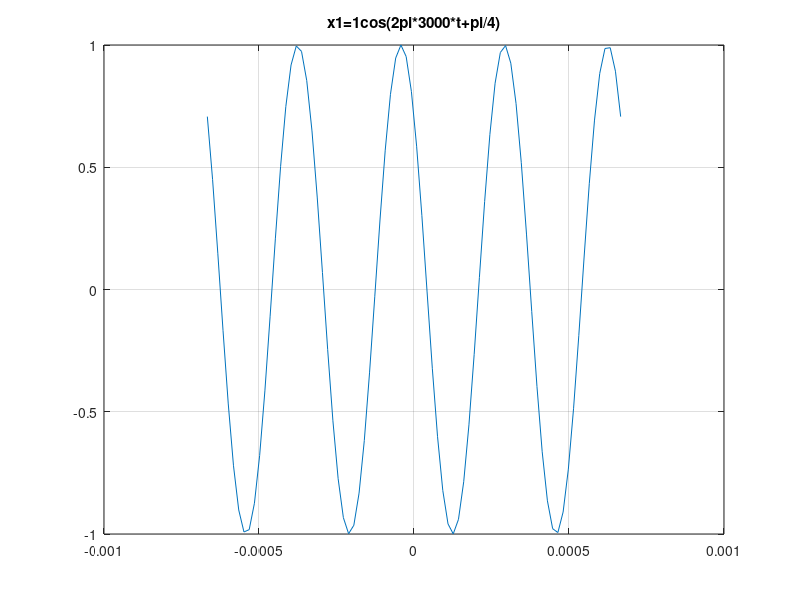
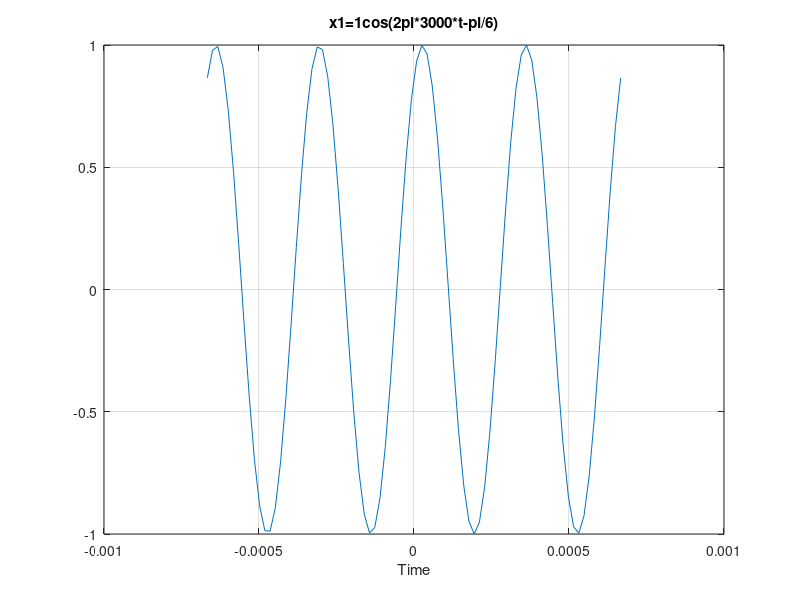
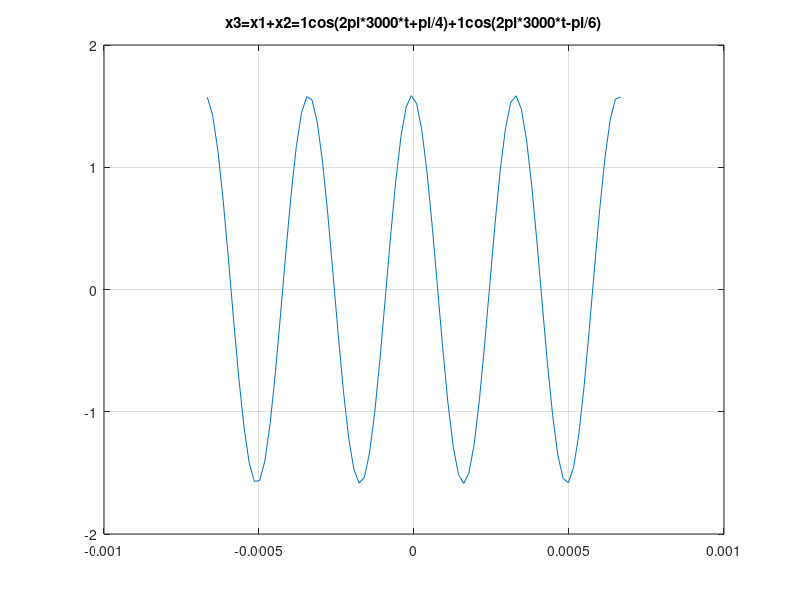

Write the MATLAB code that produced these figures, in order.
%% Sinusoids1
% V: autonomous cell;
% web http://aulaglobal.upf.edu/mod/resource/view.php?id=280755 -browser
% Generate two 3000 hertz sinusoids with different amplitudes and phases.
% x1(t)=A1cos(2pi3000t+angle1); x2(t)=A2cos(2pi3000t+angle2);
freq=3000; angle1=pi/4; angle2=-pi/6; spp=20; sr=freq*spp;
A1=1; A2=1;
per = 1.0 / freq; % period sec
% spp = per*sr; % samples_per_period
% t=linspace(0-2*spp,2*spp,4*spp);
t=linspace(0-2*per,2*per,4*spp);
x1=A1*cos(2*pi*freq*t+angle1);
x2=A2*cos(2*pi*freq*t+angle2);
% (c) Verify that the phase of the two signals x1(t) and x2(t) is correct at t = 0, and also verify that
% each one has the correct maximum amplitude.
plot(t,x1); title(['x1=',int2str(A1),'cos(2pi*',int2str(freq),'*t+pi/4)']); grid on;
keyboard;
figure(2); plot(t,x2); title(['x1=',int2str(A2),'cos(2pi*',int2str(freq),'*t-pi/6)']); grid on; xlabel('Time');
keyboard;
% % (e) Create a third sinusoid as the sum: x3(t) = x1(t) + x2(t).
% (f) Measure the magnitude and phase of x3(t) directly from the plot. In your lab report, explain how
% the magnitude and phase were measured by making annotations on each of the plots.
x3=x1+x2; figure(3);
plot(t,x3); title(['x3=x1+x2=',int2str(A1),'cos(2pi*',int2str(freq),'*t+pi/4)+'...
    int2str(A2),'cos(2pi*',int2str(freq),'*t-pi/6)']);
grid on;
keyboard; close all; clear all;